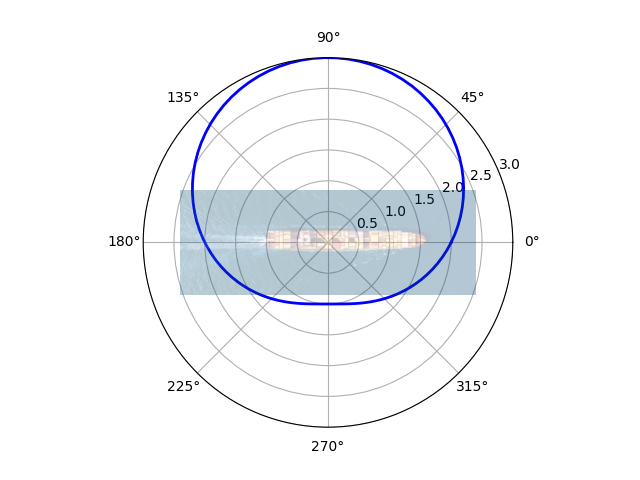

Write Python code to recreate this figure.
# Third party imports
import numpy as np
from matplotlib.offsetbox import AnnotationBbox, OffsetImage

import matplotlib.pyplot as plt #noqa
from PIL import Image

def add_image_to_polar_plot(image_path, transparency):

    """
    Add an image to a polar plot 

    """
    im = Image.open(image_path)
    
    # Convert image to an array and set transparency
    im_array = np.array(im.convert("RGBA"))
    im_array[:, :, 3] = (im_array[:, :, 3].astype(float) * transparency).astype(np.uint8)
    
    fig, ax = plt.subplots(subplot_kw={'projection': 'polar'})
    
    theta_center = np.pi  
    r_center = 1.5  
    zoom_factor = 0.5  

    image_box = OffsetImage(im_array, zoom=zoom_factor)
    
    ab = AnnotationBbox(image_box, (theta_center, r_center), frameon=False, xycoords='polar')
    
    ax.add_artist(ab)
    
    theta = np.linspace(0, 2 * np.pi, 100)
    r = 2 + np.sin(theta)
    ax.plot(theta, r, color='blue', linewidth=2)
    
    # Set limits for the radial axis
    ax.set_ylim(0, 3) # this is optional , because it will effect existing polar plot  
    
    plt.savefig('docs/leg_pycodes/add_image_to_polar_plot.png')


image_path = r'C:\github\assetutilities\docs\leg_pycodes\image_for_plot.png'
transparency = 0.3

add_image_to_polar_plot(image_path, transparency)
